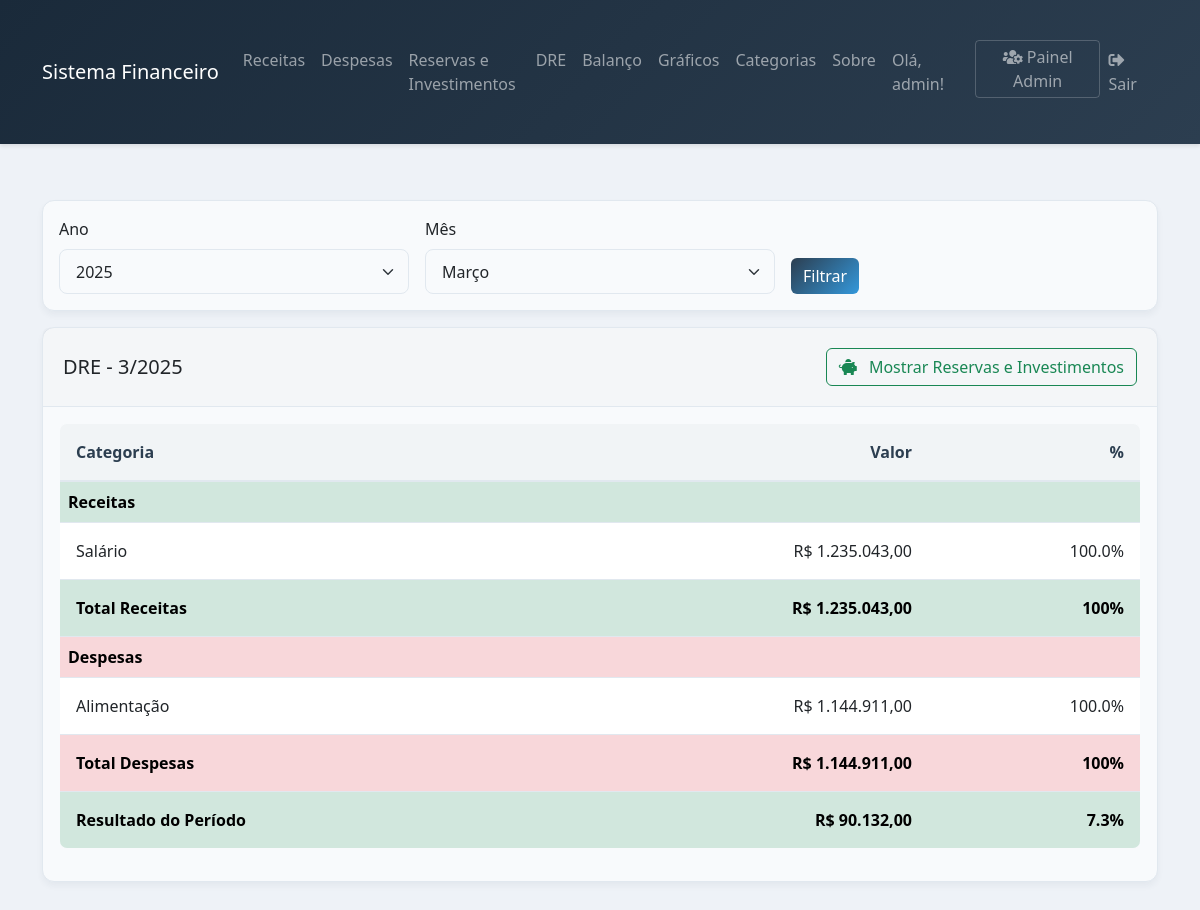
The page /dre (signed in) on the database its author committed.
### models.py (models this page shows, shortened)
class Usuario(db.Model):
    __tablename__ = 'usuario'
    id = db.Column(db.Integer, primary_key=True)
    username = db.Column(db.String(80), unique=True, nullable=False)
    senha_hash = db.Column(db.String(128))
    is_admin = db.Column(db.Boolean, default=False)
    despesas = db.relationship('Despesa', backref='usuario', lazy=True)
    receitas = db.relationship('Receita', backref='usuario', lazy=True)

class Categoria(db.Model):
    __tablename__ = 'categoria'
    id = db.Column(db.Integer, primary_key=True)
    nome = db.Column(db.String(50), nullable=False)
    tipo = db.Column(db.String(20), nullable=False)  # 'receita' ou 'despesa'

### app.py (the view, shortened to what this page needs)
@app.route('/dre', methods=['GET', 'POST'])
@login_required
def dre():
    usuario_id = Usuario.query.filter_by(username=session['usuario']).first().id
    hoje = date.today()
    if request.method == 'POST':
        ano = int(request.form.get('ano', hoje.year))
        mes = int(request.form.get('mes', hoje.month))
    else:
        ano_param = request.args.get('ano', '')
        mes_param = request.args.get('mes', '')
        ano = int(ano_param) if ano_param.strip() else hoje.year
        mes = int(mes_param) if mes_param.strip() else hoje.month
    inicio = date(ano, mes, 1)
    fim = inicio + relativedelta(months=1, days=-1)
    incluir_reservas = request.args.get('incluir_reservas') == 'true'
    try:
        receitas = Receita.query.filter(
            Receita.usuario_id == usuario_id,
            Receita.data >= inicio,
            Receita.data <= fim
        ).all()
        despesas = Despesa.query.filter(
            Despesa.usuario_id == usuario_id,
            Despesa.data >= inicio,
            Despesa.data <= fim
        ).all()
        receitas_por_categoria = {}
        despesas_por_categoria = {}
        for r in receitas:
            categoria = r.categoria.nome
            receitas_por_categoria[categoria] = receitas_por_categoria.get(categoria, 0) + float(r.valor)
        for d in despesas:
            categoria = d.categoria.nome
            despesas_por_categoria[categoria] = despesas_por_categoria.get(categoria, 0) + float(d.valor)
        total_receitas = sum(receitas_por_categoria.values())
        total_despesas = sum(despesas_por_categoria.values())
        resultado = total_receitas - total_despesas
    except Exception as e:
        print(f"Erro ao processar DRE: {str(e)}")
        receitas_por_categoria = {}
        despesas_por_categoria = {}
        total_receitas = 0
        total_despesas = 0
        resultado = 0
    return render_template('dre.html',
                         anos=range(2024, hoje.year + 11),
                         meses=MESES,
                         mes_atual=mes,
                         ano_atual=ano,
                         inicio=inicio,
                         fim=fim,
                         receitas_por_categoria=receitas_por_categoria,
                         despesas_por_categoria=despesas_por_categoria,
                         total_receitas=total_receitas,
                         total_despesas=total_despesas,
                         resultado=resultado,
                         incluir_reservas=incluir_reservas)

### app.py (called while the page is built)
def login_required(f):
    @wraps(f)
    def decorated_function(*args, **kwargs):
        if 'usuario' not in session:
            flash('Acesso negado. Por favor, faça login para continuar.', 'warning')
            return redirect(url_for('login'))
        return f(*args, **kwargs)
    return decorated_function

### templates/dre.html
{% extends "base.html" %}
{% block content %}
<div class="container mt-4">
    <div class="card mb-3">
        <div class="card-body">
            <form method="POST" class="row g-3">
                <div class="col-md-4">
                    <label class="form-label">Ano</label>
                    <select name="ano" class="form-select" id="anoSelect">
                        {% for ano in anos %}
                        <option value="{{ ano }}" {% if ano == ano_atual %}selected{% endif %}>
                            {{ ano }}
                        </option>
                        {% endfor %}
                    </select>
                </div>
                <div class="col-md-4">
                    <label class="form-label">Mês</label>
                    <select name="mes" class="form-select">
                        {% for mes in meses %}
                        <option value="{{ loop.index }}" {% if loop.index == mes_atual %}selected{% endif %}>
                            {{ mes }}
                        </option>
                        {% endfor %}
                    </select>
                </div>
                <div class="col-md-4 d-flex align-items-end">
                    <button type="submit" class="btn btn-primary">Filtrar</button>
                </div>
            </form>
        </div>
    </div>
    <div class="card">
        <div class="card-header d-flex justify-content-between align-items-center">
            <h5 class="mb-0">DRE - {{ mes_atual }}/{{ ano_atual }}</h5>
            <div class="d-flex align-items-center">
                {% include 'componentes/botao_toggle_reservas.html' %}
            </div>
        </div>
        <div class="card-body">
            <div class="table-responsive">
                <table class="table">
                    <thead>
                        <tr>
                            <th>Categoria</th>
                            <th class="text-end">Valor</th>
                            <th class="text-end">%</th>
                        </tr>
                    </thead>
                    <tbody>
                        <tr class="table-success">
                            <th colspan="3">Receitas</th>
                        </tr>
                        {% for categoria, valor in receitas_por_categoria.items() %}
                        <tr>
                            <td>{{ categoria }}</td>
                            <td class="text-end">
                                R$ {{ '{:,.2f}'.format(valor|float).replace(',', '_').replace('.', ',').replace('_', '.') }}
                            </td>
                            <td class="text-end">{{ "%.1f"|format(valor/total_receitas*100 if total_receitas > 0 else 0) }}%</td>
                        </tr>
                        {% endfor %}
                        <tr class="table-success fw-bold">
                            <td>Total Receitas</td>
                            <td class="text-end">
                                R$ {{ '{:,.2f}'.format(total_receitas|float).replace(',', '_').replace('.', ',').replace('_', '.') }}
                            </td>
                            <td class="text-end">100%</td>
                        </tr>
                        <tr class="table-danger">
                            <th colspan="3">Despesas</th>
                        </tr>
                        {% for categoria, valor in despesas_por_categoria.items() %}
                        <tr>
                            <td>{{ categoria }}</td>
                            <td class="text-end">
                                R$ {{ '{:,.2f}'.format(valor|float).replace(',', '_').replace('.', ',').replace('_', '.') }}
                            </td>
                            <td class="text-end">{{ "%.1f"|format(valor/total_despesas*100 if total_despesas > 0 else 0) }}%</td>
                        </tr>
                        {% endfor %}
                        <tr class="table-danger fw-bold">
                            <td>Total Despesas</td>
                            <td class="text-end">
                                R$ {{ '{:,.2f}'.format(total_despesas|float).replace(',', '_').replace('.', ',').replace('_', '.') }}
                            </td>
                            <td class="text-end">100%</td>
                        </tr>
                        <tr class="{{ 'table-success' if resultado >= 0 else 'table-danger' }} fw-bold">
                            <td>Resultado do Período</td>
                            <td class="text-end">
                                R$ {{ '{:,.2f}'.format(resultado|float).replace(',', '_').replace('.', ',').replace('_', '.') }}
                            </td>
                            <td class="text-end">{{ "%.1f"|format(resultado/total_receitas*100 if total_receitas > 0 else 0) }}%</td>
                        </tr>
                    </tbody>
                </table>
            </div>
        </div>
    </div>
</div>
{% endblock %}

### templates/base.html (shortened to what this page needs)
<!DOCTYPE html>
<html lang="pt-br">
<head>
    <link href="https://cdn.jsdelivr.net/npm/bootstrap@5.3.0/dist/css/bootstrap.min.css" rel="stylesheet">
    <link href="https://cdnjs.cloudflare.com/ajax/libs/font-awesome/5.15.4/css/all.min.css" rel="stylesheet">
</head>
<body>
    {% if 'usuario' in session %}
    <nav class="navbar navbar-expand-lg navbar-dark bg-dark">
        <div class="container">
            <a class="navbar-brand" href="{{ url_for('index') }}">Sistema Financeiro</a>
            <div class="collapse navbar-collapse" id="navbarNav">
                <ul class="navbar-nav me-auto">
                    <li class="nav-item">
                        <a class="nav-link" href="{{ url_for('receitas') }}">Receitas</a>
                    </li>
                    <li class="nav-item">
                        <a class="nav-link" href="{{ url_for('despesas') }}">Despesas</a>
                    </li>
                    <li class="nav-item">
                        <a class="nav-link" href="{{ url_for('reservas') }}">Reservas e Investimentos</a>
                    </li>
                    <li class="nav-item">
                        <a class="nav-link" href="{{ url_for('dre') }}">DRE</a>
                    </li>
                    <li class="nav-item">
                        <a class="nav-link" href="{{ url_for('balanco') }}">Balanço</a>
                    </li>
                    <li class="nav-item">
                        <a class="nav-link" href="{{ url_for('graficos') }}">Gráficos</a>
                    </li>
                    <li class="nav-item">
                        <a class="nav-link" href="{{ url_for('categorias') }}">Categorias</a>
                    </li>
                    <li class="nav-item">
                        <a class="nav-link" href="{{ url_for('sobre') }}">Sobre</a>
                    </li>
                </ul>
                <ul class="navbar-nav">
                    <li class="nav-item">
                        <span class="nav-link">Olá, {{ session['usuario'] }}!</span>
                    </li>
                    {% if session.get('is_admin') %}
                    <li class="nav-item">
                        <a class="nav-link btn btn-outline-light btn-sm admin-btn" href="{{ url_for('admin_usuarios') }}">
                            <i class="fas fa-users-cog"></i> Painel Admin
                        </a>
                    </li>
                    {% endif %}
                    <li class="nav-item">
                        <a class="nav-link" href="{{ url_for('logout') }}">
                            <i class="fas fa-sign-out-alt"></i> Sair
                        </a>
                    </li>
                </ul>
            </div>
        </div>
    </nav>
    {% endif %}
    {% block content %}{% endblock %}
</body>
</html>

### templates/base.html (style rules this page uses)
:root { --primary: #2c3e50; --secondary: #34495e; --success: #27ae60; --danger: #c0392b; --warning: #f39c12; --info: #3498db; --light: #ecf0f1; --dark: #2c3e50; --body-bg: #eef2f7; --card-bg: #f8fafc; --table-bg: #f8fafc; --hover-bg: #e8eef3; --border-color: #e1e8ef; }
body { background-color: var(--body-bg); color: #2c3e50; min-height: 100vh; }
.navbar { background: linear-gradient(135deg, #1a2a3a, #2c3e50); box-shadow: 0 2px 4px rgba(0,0,0,0.1); }
.card { background-color: var(--card-bg); border: none; border-radius: 12px; box-shadow: 0 4px 6px rgba(44, 62, 80, 0.05); margin-bottom: 1.5rem; transition: transform 0.2s ease, box-shadow 0.2s ease; border: 1px solid var(--border-color); }
.card-header { background-color: rgba(44, 62, 80, 0.02); border-bottom: 1px solid var(--border-color); padding: 1.25rem; border-radius: 12px 12px 0 0; }
.table { background-color: var(--table-bg); border-radius: 8px; overflow: hidden; border: 1px solid var(--border-color); }
.table thead th { background-color: rgba(44, 62, 80, 0.03); border-bottom: 2px solid var(--border-color); color: var(--primary); font-weight: 600; padding: 1rem; }
.table tbody tr { transition: all 0.2s ease; border-bottom: 1px solid var(--border-color); }
.table td { padding: 1rem; vertical-align: middle; }
.form-control, .form-select { background-color: var(--card-bg); border: 1px solid var(--border-color); border-radius: 8px; padding: 0.6rem 1rem; transition: all 0.3s ease; }
.container { padding-top: 2rem; padding-bottom: 2rem; }
.btn-primary { background: linear-gradient(135deg, #2c3e50, #3498db); border: none; }
.admin-btn { transition: all 0.3s ease; border: 1px solid rgba(255, 255, 255, 0.2); padding: 0.25rem 0.75rem; background-color: transparent; }

### rows shown on the page
Usuario: usuario "admin"
Categoria: nome "Salário", value "1.235.043,00", valor "100.0"
Categoria: nome "Alimentação", value "1.144.911,00", valor "100.0"

### other values the page prints
{{ mes_atual }} "3"
{{ ano_atual }} "2025"
form field ano "2025"
form field mes "Março"
